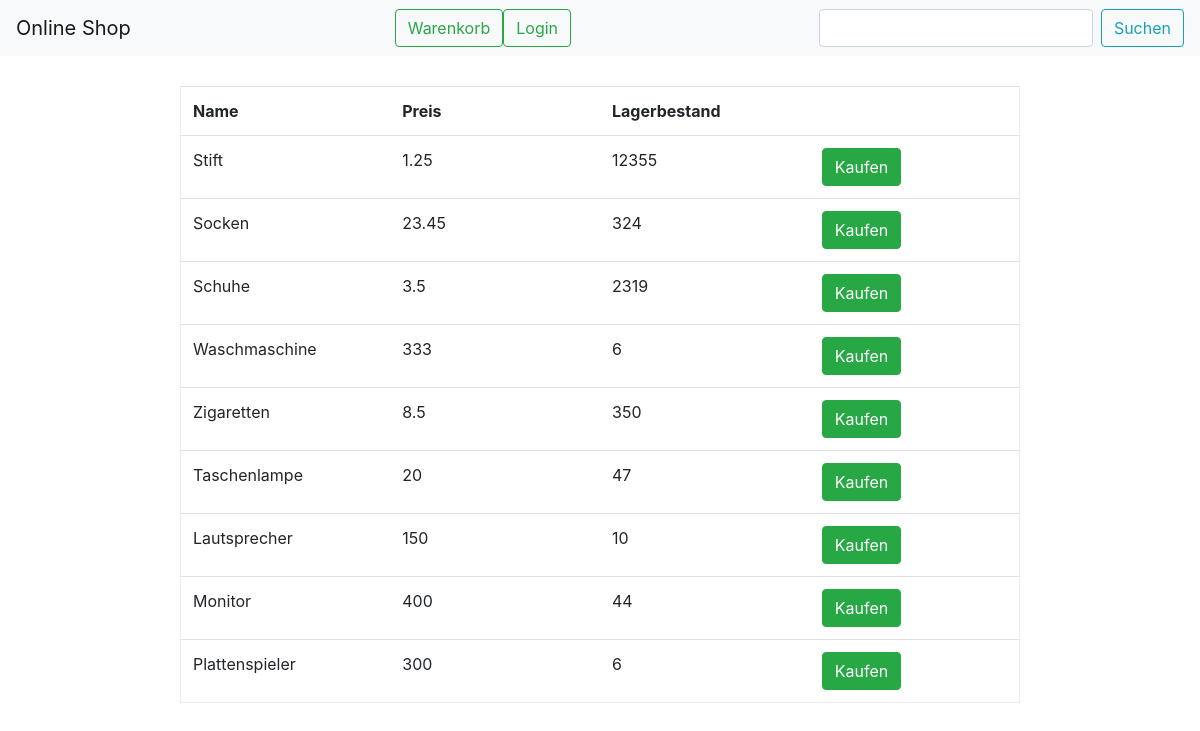
The app's page /onlineshopAlbert/shop.php, older data.
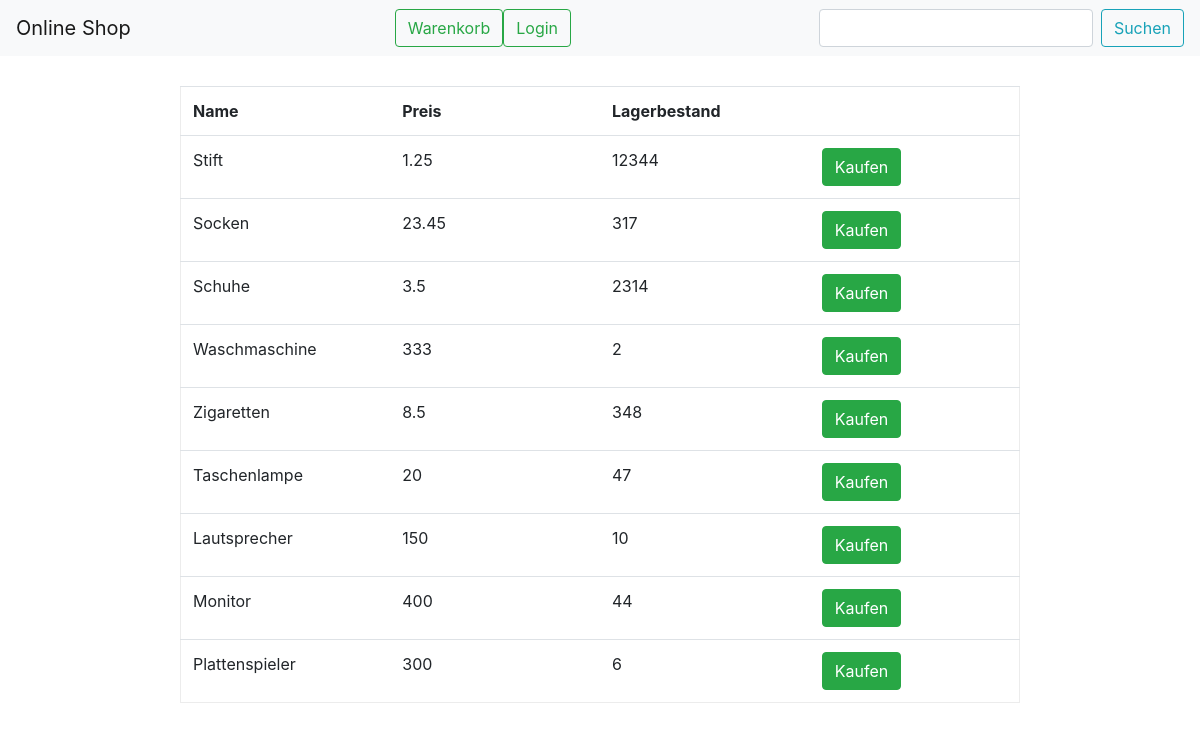
The same page, newer data.
### tables this page shows
CREATE TABLE `produkt` (
  `produktID` int(11) NOT NULL,
  `name` varchar(30) NOT NULL,
  `preis` double NOT NULL,
  `lagerbestand` int(11) NOT NULL
);

### onlineshopAlbert/produkteliste.php (the view, shortened to what this page needs)
<?php
    include("dbconnect.php");
    if(isset($_POST['search'])){
      $suchtext = $_POST['search'];
      $result = $conn->query("SELECT * FROM produkt WHERE name LIKE '%$suchtext%'");
    }else{
      $result = $conn->query("SELECT * FROM produkt");
    }
    if ($result->num_rows > 0) {
        echo "<table class='table produkte'>";
        echo "<tr>";
        echo "<th>Name</th>";
        echo "<th>Preis</th>";
        echo "<th>Lagerbestand</th>";
        echo "<th></th>";
        echo "</tr>";
        while ($row = $result->fetch_assoc()) {
            $id = $row["produktID"];
            $name = mysqli_real_escape_string($conn,$row["name"]);
            $preis = mysqli_real_escape_string($conn,$row["preis"]);
            $lagerbestand = mysqli_real_escape_string($conn,$row["lagerbestand"]);
            echo "<tr>";
            echo "<td>".$name."</td>";
            echo "<td>".$preis."</td>";
            if($lagerbestand < 10 && $_SESSION['benutzertyp'] == "admin") {
                echo "<td><b style='color:red'>". $lagerbestand . "</b></td>";;
            }
            else
                echo "<td>".$lagerbestand."</td>";
            if(isset($_SESSION['benutzertyp'])&&$_SESSION['benutzertyp']=="admin")
            {
              echo "<td><a href='produkt_editieren.php?id=".$id."' class='btn btn-light edit' role='button'>Bearbeiten</a></td>";
              echo "<td><a href='produkt_loeschen.php?id=".$id."' class='btn btn-danger edit red' role='button'>Löschen</a></td>";
            }else{
                echo "<td><a href='warenkorb_hinzufuegen.php?id=".$id."' class='btn btn-success' role='button'>Kaufen</a></td>";
            }
            echo "</tr>";
        }
        echo "</table>";
      } else {
        echo "Keine Daten verfügbar";
        sleep(3);
      }
?>

Row changes from the older to the newer data that the page shows:
changed produkt "Stift": lagerbestand "12355" → "12344"
changed produkt "Socken": lagerbestand "324" → "317"
changed produkt "Schuhe": lagerbestand "2319" → "2314"
changed produkt "Waschmaschine": lagerbestand "6" → "2"
changed produkt "Zigaretten": lagerbestand "350" → "348"
